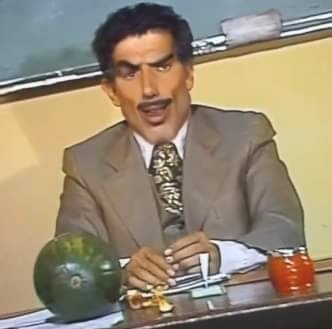
#> input picture meme.jpg, 332 x 329 px
$ python 'Desafio 01 Histograma de imagem colorida.py'
#> lines starting #> are read from the running program, lines starting #| are printed output that depends on the picture
"""
Desafio:
Você aluno, deve fazer os histogramas
referentes aos canais de uma imagem colorida (RGB)
"""

# Importa a biblioteca OpenCV para processamento e leitura de imagens
import cv2 as cv
# Importa a biblioteca Matplotlib (módulo pyplot) para plotagem de gráficos
import matplotlib.pyplot as plt

# Carrega a imagem do disco. O OpenCV lê imagens coloridas no formato BGR (Azul, Verde, Vermelho)
img = cv.imread('meme.jpg')
#> img is the input picture: shape (329, 332, 3); mean B, G, R 116.1, 137.5, 151.1

# Separa a imagem carregada em seus 3 canais de cor individuais
azul, verde, vermelho = cv.split(img)
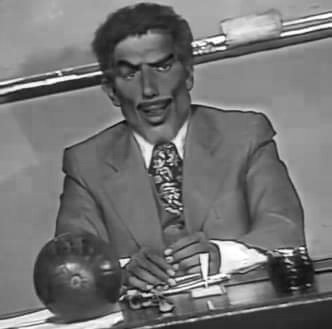
#> azul: shape (329, 332); min 3, max 255, mean 116.1
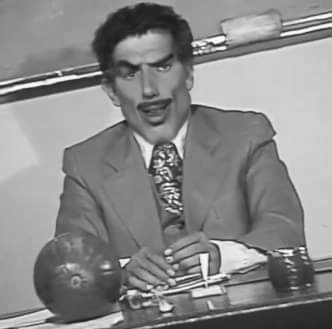
#> verde: shape (329, 332); min 25, max 255, mean 137.5
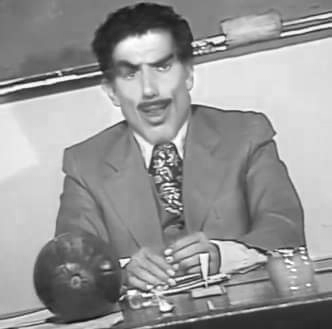
#> vermelho: shape (329, 332); min 13, max 255, mean 151.1

# Cria uma nova figura (janela de exibição) com tamanho de 20 polegadas de largura por 5 de altura
fig = plt.figure(figsize=(20, 5))

# Cria o primeiro espaço para gráfico em uma grade de 1 linha e 3 colunas (posição 1)
ax1 = fig.add_subplot(131)
# Achatamos a matriz do canal azul usando ravel() e criamos o histograma com 256 'bins' no intervalo de 0 a 256
ax1.hist(azul.ravel(), 256, [0,256], color='blue')
ax1.set_title("Histograma do canal azul")

# Cria o segundo espaço na mesma grade (posição 2) para o canal verde
ax2 = fig.add_subplot(132)
ax2.hist(verde.ravel(), 256, [0,256], color='green')
ax2.set_title("Histograma do canal verde")

# Cria o terceiro espaço na mesma grade (posição 3) para o canal vermelho
ax3 = fig.add_subplot(133)
ax3.hist(vermelho.ravel(), 256, [0,256], color='red')
ax3.set_title("Histograma do canal vermelho")

# Mostra todos os gráficos renderizados na tela
plt.show()
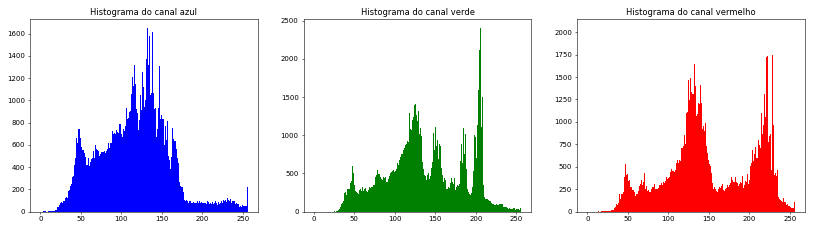
#> figure drawn by matplotlib, 3 panels; panel 1: tallest bar 1650 high, from x = 132 to 133; panel 2: tallest bar 2404 high, from x = 205 to 206; panel 3: tallest bar 2045 high, from x = 219 to 220
